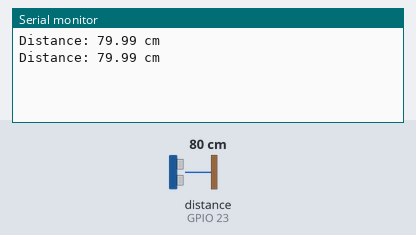
This program was run on a simulated ESP32. On the bench: the last lines printed to the serial monitor. Wiring (inferred from the names in the program): ultrasonic range finder: trigger GPIO 32; echo GPIO 23. The test bench sets the inputs (shaded band); at power-on: distance to the obstacle (sensor on GPIO 23) 80 cm. The echo pulse lasts 58.3 µs per cm.

Above: at 1.8 s.
1.9 s: distance to the obstacle (sensor on GPIO 23) set to 2 cm
At 2.8 s:
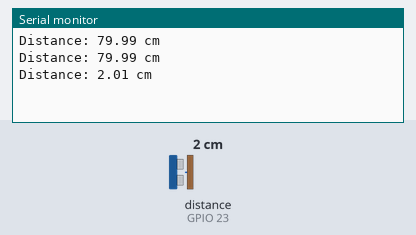
3.4 s: distance to the obstacle (sensor on GPIO 23) set to 4 cm
At 4.8 s:
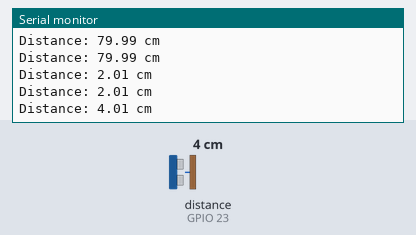
Timing chart, 0 to 6.4 s (numbered marks = the images above; inputs shaded):
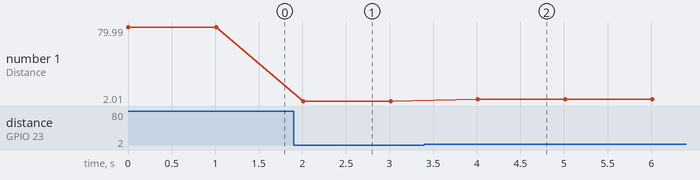

Measured:
- after the input at 1.9 s, the serial monitor: prints a new line after 0.11 s (image 1)
- after the input at 3.4 s, the serial monitor: prints a new line after 0.61 s (image 2)
- plotted number 1: 79.99 → 2.01 after the input at 1.9 s, 2.01 → 4.01 after the input at 3.4 s

The program:

main.cpp
```cpp
#include <Arduino.h>

const int trigPin = 32;
const int echoPin = 23;

void setup() {
  Serial.begin(115200);
  pinMode(trigPin, OUTPUT);
  pinMode(echoPin, INPUT);
}

void loop() {
  // Clear the TRIG pin
  digitalWrite(trigPin, LOW);
  delayMicroseconds(2);

  // Send a 10 microsecond pulse to trigger the sensor
  digitalWrite(trigPin, HIGH);
  delayMicroseconds(10);
  digitalWrite(trigPin, LOW);

  // Read the ECHO pin (returns sound wave travel time in microseconds)
  long duration = pulseIn(echoPin, HIGH);

  // Calculate distance in cm (Speed of sound is ~343 m/s)
  float distanceCm = duration * 0.0343 / 2;

  Serial.print("Distance: ");
  Serial.print(distanceCm);
  Serial.println(" cm");

  delay(1000); // Wait 1 second before next reading
}
```
